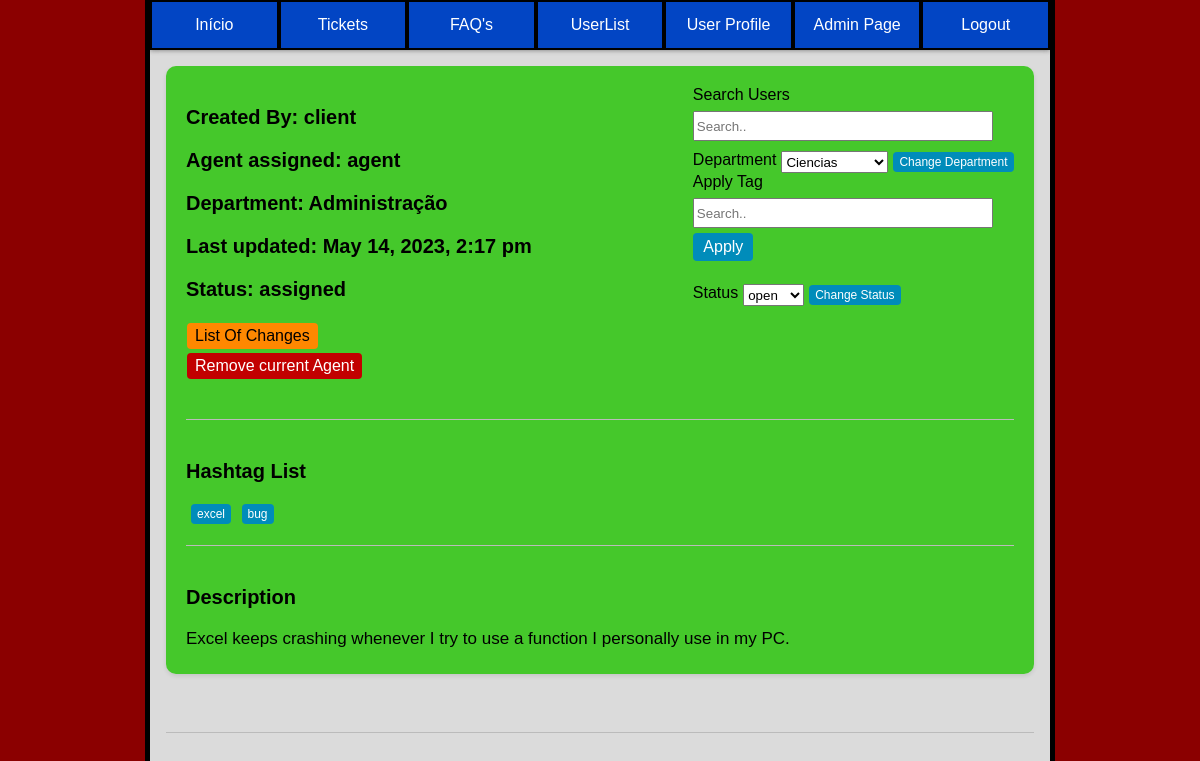
The page /pages/ticket_page.php?ticket_id=1 (signed in) on the database as committed earlier.
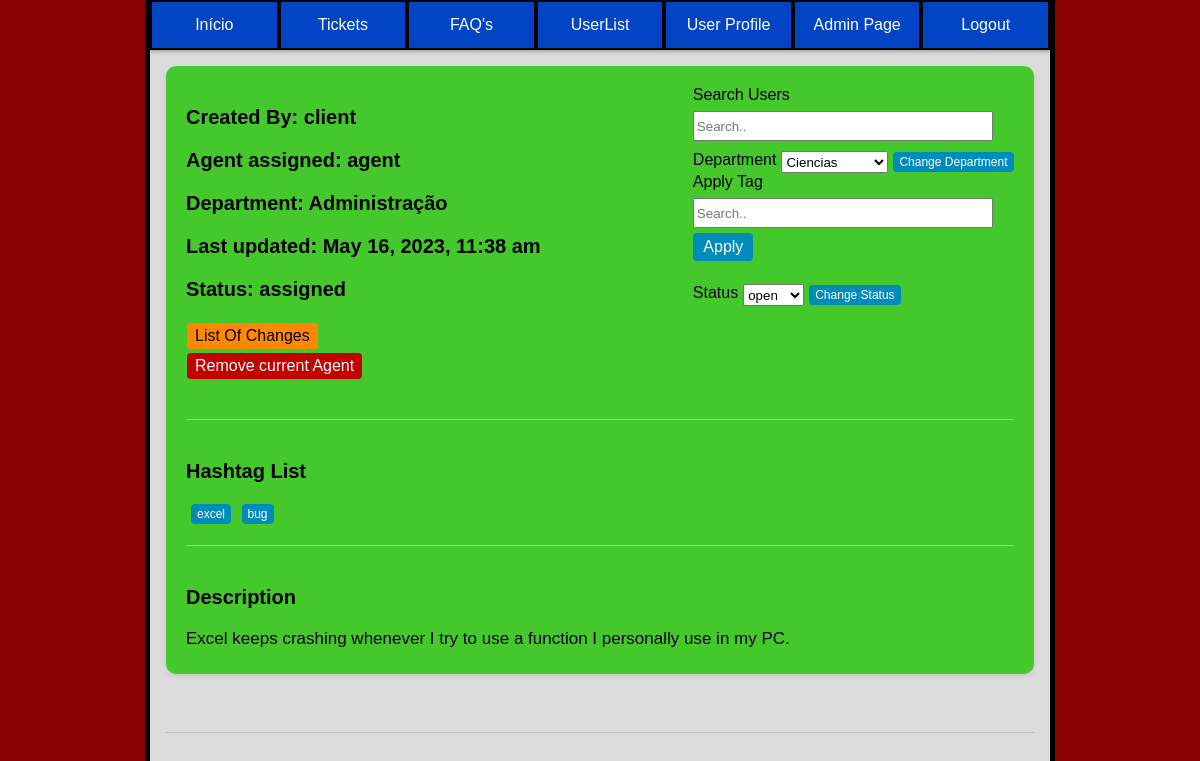
The same page on the database as committed later.
### tables this page shows
CREATE TABLE tickets(
    id INTEGER PRIMARY KEY,
    department_id INTEGER,
    client_id INTEGER,
    agent_id INTEGER,
    subject VARCHAR(200) NOT NULL,
    description TEXT NOT NULL,
    status VARCHAR(10) CHECK(status = 'open' or status = 'assigned' or status = 'closed') NOT NULL,
    priority VARCHAR(10) CHECK(priority = 'low' or priority = 'medium' or priority ='high') NOT NULL,
    created_at DATETIME NOT NULL,
    updated_at DATETIME,
    FOREIGN KEY (department_id) REFERENCES department(id),
    FOREIGN KEY (client_id) REFERENCES user(id),
    FOREIGN KEY (agent_id) REFERENCES user(id)
);

### utils/functions.php (called while the page is built, shortened)
<?php
function searchUser($id){
    $db = getDatabaseConnection();
    $stmt = $db->prepare('SELECT * FROM user WHERE id = ?');
    $stmt->execute(array($id));
    return $stmt->fetch();
}
function searchDepartment($department_id){
    $db = getDatabaseConnection();
    $stmt = $db->prepare('SELECT * FROM department WHERE id = ?');
    $stmt->execute(array($department_id));
    $department = $stmt->fetch();
    return $department;
}
function searchTicket($ticket_id){
    $db = getDatabaseConnection();
    $stmt = $db->prepare('SELECT * FROM tickets WHERE id = ?');
    $stmt->execute(array($ticket_id));
    $ticket = $stmt->fetch();
    return $ticket;
}
?>

### pages/ticket_page.php (the view, shortened to what the changed rows need)
<?php
require_once('../utils/functions.php');
$user = searchUser($_SESSION["user_id"]);
$ticket_to_display = searchTicket($_GET["ticket_id"]);
?>
<!DOCTYPE html>
<html lang="en-US">
<link rel="stylesheet" href="../css/style_index.css">
<link rel="stylesheet" href="../css/ticket_page.css">
   <head>
   </head>
   <body>
    <div class="container_master">
      <div class="content">
        <div class="box">
          <div class="group">
          <div class="info">
            <h3>Created By: <?php $search_user = searchUser($ticket_to_display["client_id"]); echo $search_user["name"]?></h3>
            <h3>Agent assigned: <?php $search_user = searchUser($ticket_to_display["agent_id"]); if($search_user != null){echo $search_user["name"];}else{echo "N/A";}?></h3>
            <h3>Department: <?php $department = searchDepartment($ticket_to_display["department_id"]);if($department != null){echo $department["name"];}else{echo "N/A";}?></h3>
            <h3>Last updated: <?php if($ticket_to_display["updated_at"] == null){echo $ticket_to_display["created_at"];}else{echo $ticket_to_display["updated_at"];} ?></h3>
            <h3>Status: <?php echo $ticket_to_display["status"]; ?></h3>
            <?php if(($user["role"] != "client")):?>
              <div class="changes">
                <button onclick="sendDataTicketList('<?php echo $ticket_to_display['id'] ?>')">List Of Changes</button>
              </div>
              <?php if ($ticket_to_display["status"] != "closed"): ?>
                <div>
                  <form method="POST">
                  </form>
                </div>
                <br>
              <?php endif; ?>
            <?php endif; ?>
          </div>
          </div>
          <div class="description">
            <h3>Description</h3>
            <p> <?php echo $ticket_to_display["description"] ?> </p>
          </div>
        </div>
        <br>
      </div>
    </div>
   </body>
</html>

Rows that differ between the two databases and show on the page:
changed tickets "assigned": updated_at "May 14, 2023, 2:17 pm" → "May 16, 2023, 11:38 am"
